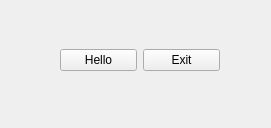
<?xml version="1.0" encoding="UTF-8"?>
<ui version="4.0">
 <class>Form</class>
 <widget class="QWidget" name="Form">
  <property name="geometry">
   <rect>
    <x>0</x>
    <y>0</y>
    <width>271</width>
    <height>128</height>
   </rect>
  </property>
  <property name="windowTitle">
   <string>Form</string>
  </property>
  <widget class="QWidget" name="horizontalLayoutWidget">
   <property name="geometry">
    <rect>
     <x>60</x>
     <y>20</y>
     <width>160</width>
     <height>80</height>
    </rect>
   </property>
   <layout class="QHBoxLayout" name="horizontalLayout">
    <item>
     <widget class="QPushButton" name="pushButton">
      <property name="text">
       <string>Hello</string>
      </property>
     </widget>
    </item>
    <item>
     <widget class="QPushButton" name="pushButton_2">
      <property name="text">
       <string>Exit</string>
      </property>
     </widget>
    </item>
   </layout>
  </widget>
 </widget>
 <resources/>
 <connections/>
</ui>
